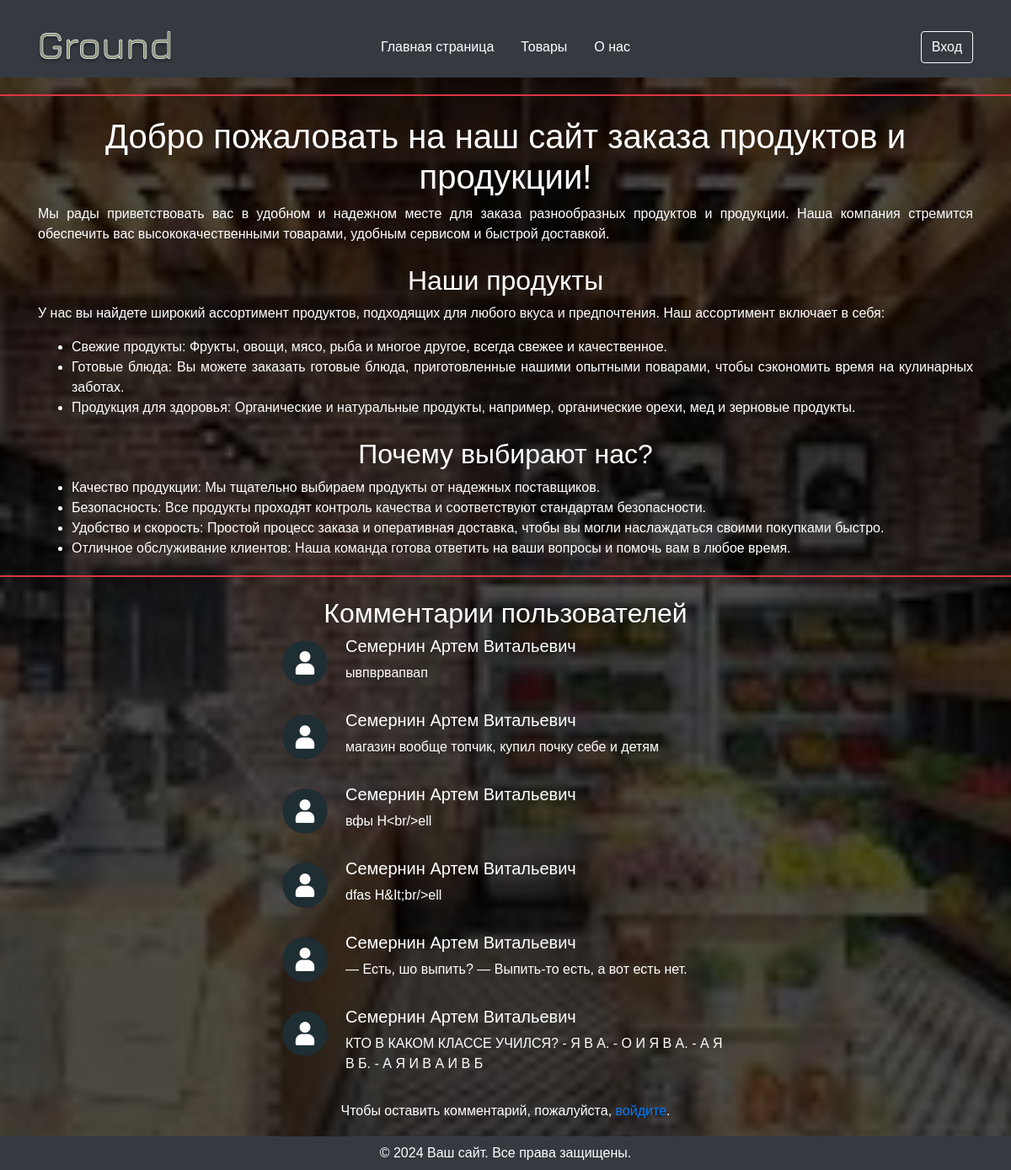
Page /about.php on the committed database.
### tables this page shows
CREATE TABLE `comments` (
  `id` int(11) NOT NULL,
  `user_id` int(11) NOT NULL,
  `comment_text` text NOT NULL,
  `created_at` timestamp NOT NULL DEFAULT current_timestamp()
);

CREATE TABLE `users` (
  `id` int(11) NOT NULL,
  `login` varchar(255) NOT NULL,
  `password` varchar(255) NOT NULL,
  `salt` varchar(255) NOT NULL,
  `birthdate` date NOT NULL,
  `email` varchar(255) NOT NULL,
  `country` varchar(255) NOT NULL,
  `fio` varchar(255) NOT NULL,
  `status_id` int(11) NOT NULL,
  `role` varchar(50) NOT NULL,
  `registration_date` timestamp NOT NULL DEFAULT current_timestamp(),
  `is_admin` tinyint(1) DEFAULT 0
);

### about.php (the view, shortened to what this page needs)
<?php
$link = mysqli_connect("localhost", "admin", "admin", "test");
$commentsQuery = "SELECT comments.comment_text, users.fio
                  FROM comments
                  JOIN users ON comments.user_id = users.id";
$commentsResult = mysqli_query($link, $commentsQuery);
?>
<!DOCTYPE html>
<html lang="en">
<head>
    <link rel="stylesheet" href="https://cdnjs.cloudflare.com/ajax/libs/font-awesome/5.15.3/css/all.min.css"
 />
    <link rel="stylesheet"
        href="https://maxcdn.bootstrapcdn.com/bootstrap/4.0.0/css/bootstrap.min.css"
>
</head>
<body>
    <header class="bg-dark text-white py-3">
        <div class="container">
            <div class="row align-items-center">
                <div class="col-md-2">
                    <img src="logo.svg" alt="Логотип" class="img-fluid">
                </div>
                <div class="col-md-8 text-center">
                    <nav class="nav justify-content-center">
                        <a class="nav-link" href="index.php">Главная страница</a>
                        <a class="nav-link" href="product.php">Товары</a>
                        <a class="nav-link" href="about.php">О нас</a>
                    </nav>
                </div>
                <div class="col-md-2 text-right">
                    <?php
                    if (isset($_SESSION['auth']) && $_SESSION['auth'] === true) {
                        echo '<div class="dropdown">
                                <button class="btn btn-light dropdown-toggle" type="button" id="profileDropdown" data-toggle="dropdown" aria-haspopup="true" aria-expanded="false">
                                    <img src="profile.png" alt="Иконка профиля" class="profile-icon">
                                </button>
                                <div class="dropdown-menu" aria-labelledby="profileDropdown">
                                    <a class="dropdown-item" href="#">Логин: ' . $_SESSION['login'] . '</a>
                                    <a class="dropdown-item" href="#">ФИО: ' . $_SESSION['fio'] . '</a>
                                    <a class="dropdown-item" href="#">Email: ' . $_SESSION['email'] . '</a>
                                    <div class="dropdown-divider"></div>
                                    <a class="dropdown-item" href="editProfile.php">Редактировать профиль</a>
                                    <a class="dropdown-item" href="changePassword.php">Изменить пароль</a>
                                    <a class="dropdown-item" href="deleteAccount.php">Удалить аккаунт</a>
                                    <div class="dropdown-divider"></div>
                                    <a class="dropdown-item" href="login.php">Выйти</a>
                                </div>
                            </div>';
                    } else {
                        echo '<a href="login.php" class="btn btn-light">Вход</a>';
                    }
                    ?>
                </div>
            </div>
        </div>
    </header>
    <div class="divider"></div>
    <div class="container mt-4">
        <h1 class="text-center">Добро пожаловать на наш сайт заказа продуктов и продукции! </h1>
        <p class="text-justify">Мы рады приветствовать вас в удобном и надежном месте для заказа разнообразных продуктов и продукции. Наша компания стремится обеспечить вас высококачественными товарами, удобным сервисом и быстрой доставкой.</p>
        <h2 class="text-center mt-4">Наши продукты</h2>
        <p class="text-justify">У нас вы найдете широкий ассортимент продуктов, подходящих для любого вкуса и предпочтения. Наш ассортимент включает в себя:</p>
        <ul class="text-justify">
            <li>Свежие продукты: Фрукты, овощи, мясо, рыба и многое другое, всегда свежее и качественное.</li>
            <li>Готовые блюда: Вы можете заказать готовые блюда, приготовленные нашими опытными поварами, чтобы сэкономить время на кулинарных заботах.</li>
            <li>Продукция для здоровья: Органические и натуральные продукты, например, органические орехи, мед и зерновые продукты.</li>
        </ul>
        <h2 class="text-center mt-4">Почему выбирают нас?</h2>
        <ul class="text-justify">
            <li>Качество продукции: Мы тщательно выбираем продукты от надежных поставщиков.</li>
            <li>Безопасность: Все продукты проходят контроль качества и соответствуют стандартам безопасности.</li>
            <li>Удобство и скорость: Простой процесс заказа и оперативная доставка, чтобы вы могли наслаждаться своими покупками быстро.</li>
            <li>Отличное обслуживание клиентов: Наша команда готова ответить на ваши вопросы и помочь вам в любое время.</li>
        </ul>
    </div>
    <div class="divider"></div>
    <div class="container mt-4">
        <h2 class="text-center mt-4">Комментарии пользователей</h2>
        <div class="row">
            <div class="col-md-6 offset-md-3">
                <?php
                while ($row = mysqli_fetch_assoc($commentsResult)) {
                    echo '<div class="media mb-3">';
                    echo '  <img src="user_avatar.jpg" class="mr-3" alt="Аватар пользователя">';
                    echo '  <div class="media-body">';
                    echo '      <h5 class="mt-0">' . $row['fio'] . '</h5>';
                    echo '      <p>' . $row['comment_text'] . '</p>';
                    echo '  </div>';
                    echo '</div>';
                }
                ?>
                <?php
                if (isset($_SESSION['auth']) && $_SESSION['auth'] === true) {
                    echo '<form method="post" action="" class="mt-3">
                            <div class="form-group">
                                <label for="comment">Оставьте свой комментарий:</label>
                                <textarea class="form-control" id="comment" name="comment" rows="3" required></textarea>
                            </div>
                            <button type="submit" name="submitComment" class="btn btn-primary">Добавить комментарий</button>
                        </form>';
                } else {
                    echo '<p class="text-center">Чтобы оставить комментарий, пожалуйста, <a href="register.php">войдите</a>.</p>';
                }
                ?>
            </div>
        </div>
    </div>
    <footer class="footer mt-4 bg-dark text-white text-center py-2" style="height: 40px;">
        <p>&copy; 2024 Ваш сайт. Все права защищены.</p>
    </footer>
</body>
</html>

### about.php (style rules this page uses)
body::before { content: ""; position: fixed; top: 0; left: 0; width: 100%; height: 100%; background: rgba(0, 0, 0, 0.7); z-index: -1; }
body { background: url('background_image.jpeg') center center fixed; background-size: cover; color: #ffffff; font-family: sans-serif; }
header { background-color: #212529; }
header img { max-width: 100%; }
header .nav-link { color: #ffffff; }
header .btn-light { color: #fff; background-color: #343a40; }
.container { margin-top: 20px; }
footer { background-color: #212529; color: #ffffff; position: fixed; bottom: 0; width: 100%; }
.divider { border-bottom: 2px solid #dc3545; margin-top: 20px; margin-bottom: 20px; }
.media img { width: 64px; height: 64px; border-radius: 50%; }

### rows in the picture
comments: user.fio "Семернин Артем Витальевич", comment_text "ывпврвапвап"
comments: user.fio "Семернин Артем Витальевич", comment_text "магазин вообще топчик, купил почку себе и детям"
comments: user.fio "Семернин Артем Витальевич", comment_text "вфы H<br/>ell"
comments: user.fio "Семернин Артем Витальевич", comment_text "dfas H&It;br/>ell"
comments: user.fio "Семернин Артем Витальевич", comment_text "— Есть, шо выпить? — Выпить-то есть, а вот есть нет."
comments: user.fio "Семернин Артем Витальевич", comment_text "КТО В КАКОМ КЛАССЕ УЧИЛСЯ? - Я В А. - О И Я В А. - А Я В Б. - А Я И В А И В Б"
